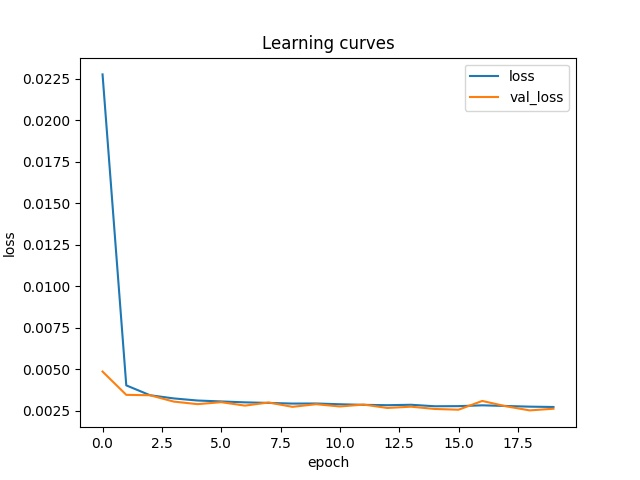

This chart was generated by the following Python code:
from tensorflow.keras.models import Sequential
from tensorflow.keras.layers import SimpleRNN
import Time_Series_Generator as time
import matplotlib.pyplot as plt

number_of_steps = 50
series = time.generate_time_series(batch_size=10000, number_of_steps=number_of_steps + 1)

X_train, y_train = series[:7000, :number_of_steps], series[:7000, -1]
X_valid, y_valid = series[7000:9000, :number_of_steps], series[7000:9000, -1]
X_test, y_test = series[9000:, :number_of_steps], series[9000:, -1]

model = Sequential([SimpleRNN(units=20, return_sequences=True, input_shape=[None, 1]),
                    SimpleRNN(units=20, return_sequences=True),
                    SimpleRNN(units=1)])

model.compile(optimizer='adam', loss='mse')

history = model.fit(x=X_train, y=y_train, epochs=20, validation_data=(X_valid, y_valid))

plt.figure()
plt.plot(history.history['loss'])
plt.plot(history.history['val_loss'])
plt.title('Learning curves')
plt.xlabel('epoch')
plt.ylabel('loss')
plt.legend(['loss', 'val_loss'])
plt.show()
